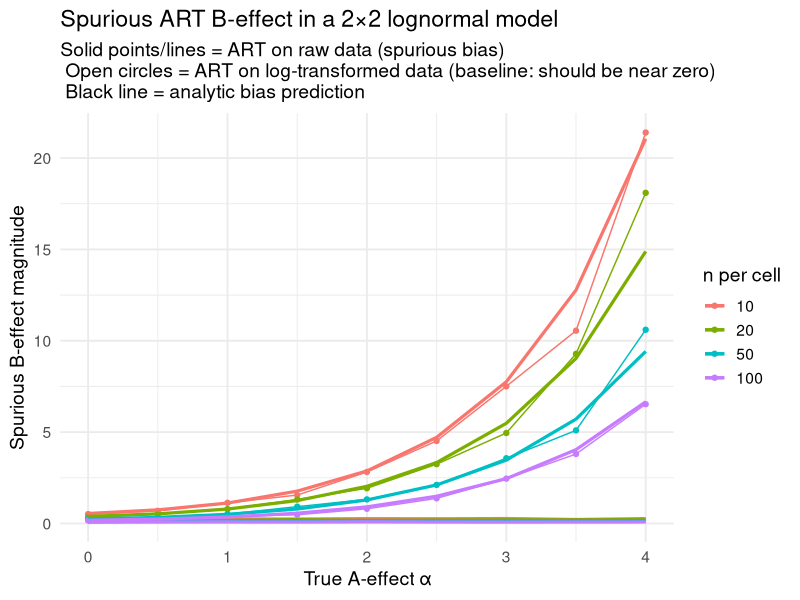

Write R code to recreate this figure.
library(dplyr)

#############################################
### PARAMETERS
#############################################
mu     <- 0
sigma  <- 1            # lognormal sd
alphas <- seq(0, 4, by=0.5)
#ns     <- c(10, 30, 50, 200, 1000)
ns <- c(10, 20, 50, 100)
R      <- 100         # Monte Carlo replicates
set.seed(123)


#############################################
### FUNCTION: compute ART B-error (raw + logged)
#############################################
compute_art_error <- function(alpha, n){

  # Levels
  a1 <- 0
  a2 <- alpha

  # Create 2x2 structure
  dat <- expand.grid(
    i = c(1,2),
    j = c(1,2),
    k = 1:n
  )
  dat$alpha <- ifelse(dat$i==1, a1, a2)

  # ----- Generate data -----
  dat$Y_raw <- exp(mu + dat$alpha + rnorm(nrow(dat), sd=sigma))
  dat$Y_log <- log(dat$Y_raw)


  # ----- ART ALIGNMENT FOR RAW -----
  grand.raw  <- mean(dat$Y_raw)
  alpha.raw  <- tapply(dat$Y_raw, dat$i, mean) - grand.raw
  dat$YB_raw <- dat$Y_raw - alpha.raw[dat$i] + grand.raw

  e_raw <- abs(mean(dat$YB_raw[dat$j==2]) - mean(dat$YB_raw[dat$j==1]))

  # ----- ART ALIGNMENT FOR LOGGED -----
  grand.log  <- mean(dat$Y_log)
  alpha.log  <- tapply(dat$Y_log, dat$i, mean) - grand.log
  dat$YB_log <- dat$Y_log - alpha.log[dat$i] + grand.log

  e_log <- abs(mean(dat$YB_log[dat$j==2]) -
               mean(dat$YB_log[dat$j==1]))

  c(error_raw = e_raw, error_log = e_log)
}

# analytic approximation
analytic_B <- function(alpha, n, sigma = 1, mu = 0) {
  S <- exp(mu)
  m <- exp(sigma^2/2)
  SD2 <- exp(sigma^2) - 1
  
  # approx: E|ΔB| ≈ S m * sqrt( SD2*(1 + e^(2α)) / (π n) )
  S*m * sqrt( SD2*(1 + exp(2*alpha)) / (pi*n) )
}

#############################################
### MONTE CARLO LOOP
#############################################
results <- expand.grid(alpha=alphas, n=ns)
results$err_raw <- NA
results$err_log <- NA
results$pred <- NA

for(row in 1:nrow(results)){
  alpha <- results$alpha[row]
  n     <- results$n[row]

  # Monte Carlo
  tmp <- replicate(R, compute_art_error(alpha, n))
  results$err_raw[row] <- mean(tmp["error_raw", ])
  results$err_log[row] <- mean(tmp["error_log", ])

  # analytic raw prediction
  results$pred[row] <- analytic_B(alpha, n)
}



#############################################
### PLOT
#############################################
library(ggplot2)

p <- ggplot(results, aes(x=alpha, color=factor(n))) +
  geom_point(aes(y=err_raw)) +
  geom_line(aes(y=err_raw)) +
  geom_line(aes(y=err_log), linewidth=1.1) +
  geom_line(aes(y=pred), linewidth=1.1) +

  labs(
    title="Spurious ART B-effect in a 2×2 lognormal model",
    subtitle=paste(
      "Solid points/lines = ART on raw data (spurious bias)\n",
      "Open circles = ART on log-transformed data (baseline: should be near zero)\n",
      "Black line = analytic bias prediction"
    ),
    x="True A-effect α",
    y="Spurious B-effect magnitude",
    color="n per cell"
  ) +
  theme_minimal(base_size=14)
